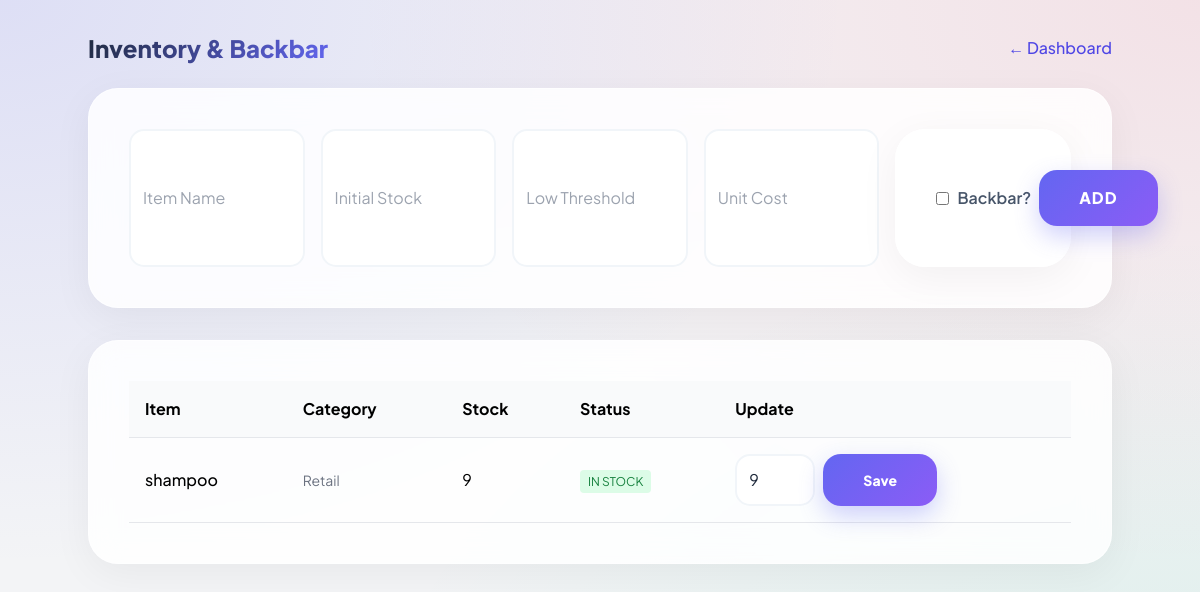
Page /inventory.php (signed in) on the committed database.
### tables this page shows
CREATE TABLE `inventory` (
  `id` int(11) NOT NULL,
  `item_name` varchar(100) DEFAULT NULL,
  `stock_level` int(11) DEFAULT NULL,
  `min_threshold` int(11) DEFAULT NULL,
  `unit_cost` decimal(10,2) DEFAULT NULL,
  `is_backbar` tinyint(1) DEFAULT 0
);

### inventory.php (the view, shortened to what this page needs)
<?php
include 'db_config.php';
$inventory = $pdo->query("SELECT * FROM inventory ORDER BY is_backbar DESC, item_name ASC")->fetchAll();
?>
<!DOCTYPE html>
<html>
<head><link rel="stylesheet" href="style.css">
    <script src="https://cdn.tailwindcss.com"></script>
</head>
<body class="bg-gray-100 p-8">
    <div class="max-w-5xl mx-auto">
        <div class="flex justify-between items-center mb-6">
            <h2 class="text-2xl font-bold">Inventory & Backbar</h2>
            <a href="dashboard.php" class="text-indigo-600 font-medium hover:underline">← Dashboard</a>
        </div>
        <form method="POST" class="bg-white p-6 rounded-lg shadow-sm mb-8 grid grid-cols-1 md:grid-cols-5 gap-4">
            <input type="text" name="name" placeholder="Item Name" class="border p-2 rounded" required>
            <input type="number" name="stock" placeholder="Initial Stock" class="border p-2 rounded" required>
            <input type="number" name="min" placeholder="Low Threshold" class="border p-2 rounded" required>
            <input type="number" step="0.01" name="cost" placeholder="Unit Cost" class="border p-2 rounded" required>
            <div class="flex items-center gap-2">
                <input type="checkbox" name="is_backbar" id="bb"> <label for="bb">Backbar?</label>
                <button type="submit" name="add_item" class="bg-indigo-600 text-white px-4 py-2 rounded ml-auto">Add</button>
            </div>
        </form>
        <div class="bg-white rounded-lg shadow-md overflow-hidden">
            <table class="w-full text-left">
                <thead class="bg-gray-50 border-b">
                    <tr>
                        <th class="p-4">Item</th>
                        <th class="p-4">Category</th>
                        <th class="p-4">Stock</th>
                        <th class="p-4">Status</th>
                        <th class="p-4">Update</th>
                    </tr>
                </thead>
                <tbody>
                    <?php foreach($inventory as $item):
                        $isLow = $item['stock_level'] <= $item['min_threshold'];
                    ?>
                    <tr class="border-b hover:bg-gray-50">
                        <td class="p-4 font-medium"><?php echo htmlspecialchars($item['item_name']); ?></td>
                        <td class="p-4 text-sm text-gray-500"><?php echo $item['is_backbar'] ? 'Backbar' : 'Retail'; ?></td>
                        <td class="p-4 <?php echo $isLow ? 'text-red-600 font-bold' : ''; ?>">
                            <?php echo $item['stock_level']; ?>
                        </td>
                        <td class="p-4">
                            <?php if($isLow): ?>
                                <span class="bg-red-100 text-red-700 px-2 py-1 rounded text-xs">REORDER</span>
                            <?php else: ?>
                                <span class="bg-green-100 text-green-700 px-2 py-1 rounded text-xs">IN STOCK</span>
                            <?php endif; ?>
                        </td>
                        <td class="p-4">
                            <form method="POST" class="flex gap-2">
                                <input type="number" name="stock_level" value="<?php echo $item['stock_level']; ?>" class="w-20 border rounded p-1">
                                <button type="submit" name="update_stock" class="text-indigo-600 font-bold text-sm">Save</button>
                            </form>
                        </td>
                    </tr>
                    <?php endforeach; ?>
                </tbody>
            </table>
        </div>
    </div>
</body>
</html>

### style.css (style rules this page uses)
:root { --accent: #6366f1; --glass: rgba(255, 255, 255, 0.85); --text-dark: #1e293b; --text-bright: #ffffff; }
body { font-family: 'Plus Jakarta Sans', sans-serif !important; margin: 0; min-height: 100vh; background: linear-gradient(135deg, #fdfcfb 0%, #e2d1c3 100%); background-image: radial-gradient(at 0% 0%, rgba(99, 102, 241, 0.15) 0px, transparent 50%), radial-gradient(at 100% 0%, rgba(244, 63, 94, 0.1) 0px, transparent 50%), radial-gradient(at 100% 100%, rgba(16, 185, 129, 0.1) 0px, transparent 50%); background-attachment: fixed; animation: meshMove 15s ease infinite alternate; }
.bg-white, main section, .grid > div, aside, .card { background: var(--glass) !important; backdrop-filter: blur(15px) saturate(150%) !important; -webkit-backdrop-filter: blur(15px) saturate(150%) !important; border: 1px solid rgba(255, 255, 255, 0.5) !important; border-radius: 30px !important; box-shadow: 0 10px 40px rgba(0, 0, 0, 0.05) !important; padding: 2.5rem !important; transition: all 0.4s cubic-bezier(0.175, 0.885, 0.32, 1.275); animation: fadeIn 0.8s ease-out; }
h1, h2, h3, .font-black { color: var(--text-dark) !important; background: linear-gradient(135deg, #1e293b 0%, #6366f1 100%); -webkit-background-clip: text; -webkit-text-fill-color: transparent; font-weight: 900 !important; }
p, label, .text-slate-600 { color: #475569 !important; font-weight: 600; }
button, .bg-indigo-600, .bg-rose-600 { background: linear-gradient(135deg, #6366f1, #8b5cf6) !important; color: white !important; border: none !important; padding: 1rem 2.5rem !important; border-radius: 18px !important; font-weight: 800 !important; text-transform: uppercase; letter-spacing: 1px; box-shadow: 0 10px 25px rgba(99, 102, 241, 0.3) !important; transition: 0.3s; }
input, select { background: white !important; border: 2px solid #f1f5f9 !important; border-radius: 15px !important; color: var(--text-dark) !important; padding: 12px !important; }

### rows in the picture
inventory: item_name "shampoo", is_backbar "Retail", stock_level "9", min_threshold "IN STOCK"
